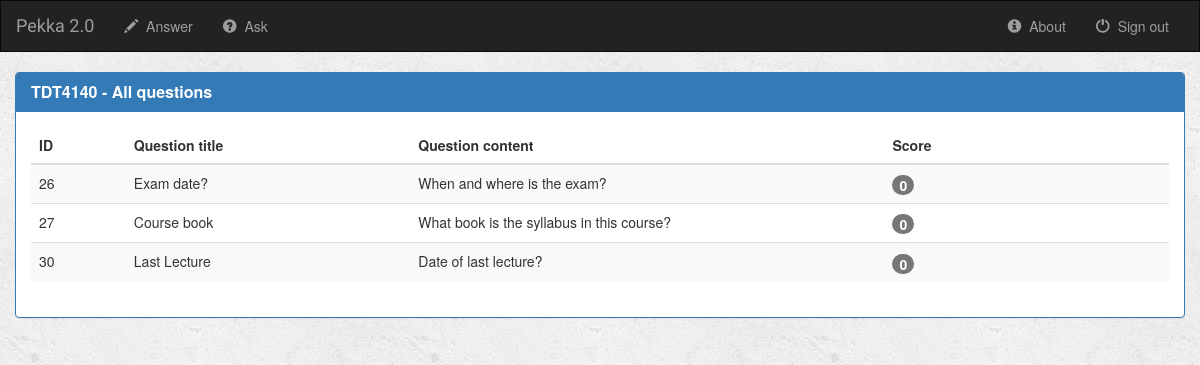
Before: /pekka/TDT4140_answer/ with the older database file.
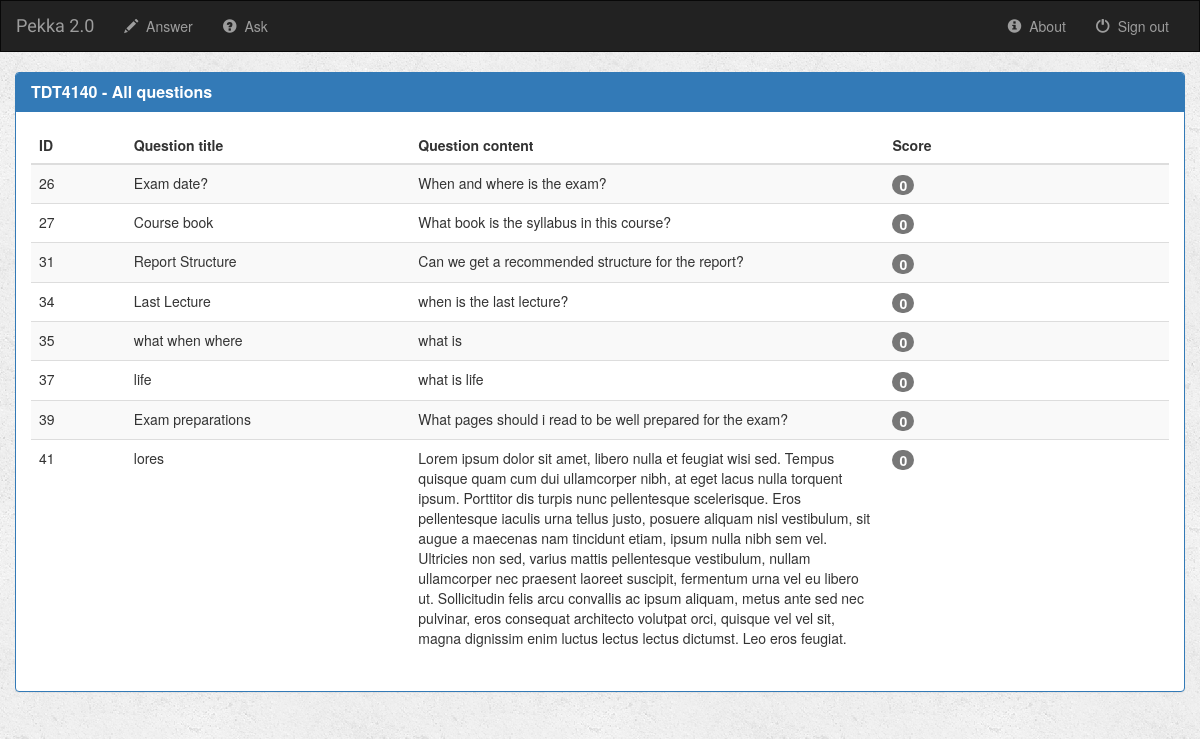
After: the same page with the newer database file.
### pekka/models.py (models this page shows, shortened)
class Question(models.Model):
    author = models.ForeignKey(User, default=1)
    question_title = models.CharField(max_length=100)
    question_content = models.CharField(max_length=2000)
    is_answered = models.BooleanField(default=False)
    sub_code = models.CharField(max_length=10)
    ask_time = models.DateTimeField(default='2017-4-17T09:21:31+0000')
    def get_score(self):
        up = QuestionVotes.objects.filter(question=self, val=+1)
        down = QuestionVotes.objects.filter(question=self, val=-1)
        res = up.count()-down.count()
        return res

### pekka/views.py (the view)
def course_answer(request, sub_code):
    all_questions_with_sub_code = Question.objects.filter(sub_code=sub_code)
    context = {
        'all_questions_with_sub_code': all_questions_with_sub_code,
        'sub_code': sub_code
    }
    return render(request, 'courses/course_answer.html', context=context)

### pekka/templates/courses/course_answer.html (shortened to what this page needs)
{% extends 'html_pages/base.html' %}
{% block body %}
<div class="container-fluid">
    <div class="row">
        <div class="col-sm-12">
            {% if all_questions_with_sub_code %}
                <div class="panel panel-primary">
                    <div class="panel-heading">
                        <h3 class="panel-title"><b>{{ sub_code }} - All questions</b></h3>
                    </div>
                    <div class="panel-body">
                        <table class="table table-striped table-hover">
                            <thead>
                            <tr>
                                <th class="col-sm-1">ID</th>
                                <th class="col-sm-3">Question title</th>
                                <th class="col-sm-5">Question content</th>
                                <th class="col-sm">Score</th>
                            </tr>
                            </thead>
                            <tbody>
                            {% for question in all_questions_with_sub_code|dictsortreversed:"get_score" %}
                                <tr class="clickable_row" data-href="{% url 'pekka:detail' question.id %}">
                                    <td>{{ question.id }}</td>
                                    <td>{{ question.question_title }}</td>
                                    <td>{{ question.question_content }}</td>
                                    <td><span class="badge tablebadge" id="tablebadge">{{ question.get_score }}</span></td>
                                </tr>
                            {% endfor %}
                            </tbody>
                        </table>
                    </div>
                </div>
            {% else %}
                <div class="col-sm-4 centerpanel">
                    <div class="alert alert-danger" role="alert" align="center">
                        <p><strong>There are no questions asked in this subject yet</strong></p>
                    </div>
                </div>
            {% endif %}
        </div>
    </div>
</div>
{% endblock %}

Changed rows visible on the page:
removed Question: id "30", question_title "Last Lecture", question_content "Date of last lecture?", get_score "0"
added Question: id "31", question_title "Report Structure", question_content "Can we get a recommended structure for the report?", get_score "0"
added Question: id "34", question_title "Last Lecture", question_content "when is the last lecture?", get_score "0"
added Question: id "35", question_title "what when where", question_content "what is", get_score "0"
added Question: id "37", question_title "life", question_content "what is life", get_score "0"
added Question: id "39", question_title "Exam preparations", question_content "What pages should i read to be well prepared for the exam?", get_score "0"
added Question: id "41", question_title "lores", question_content "Lorem ipsum dolor sit amet, libero nulla et feugiat wisi sed. Tempus quisque quam cum dui ullamcorper nibh, at eget lacus nulla torquent ipsum. Porttitor dis turpis nunc pellentesque scelerisque. Eros pellentesque iaculis urna tellus justo, posuere aliquam nisl vestibulum, sit augue a maecenas nam tincidunt etiam, ipsum nulla nibh sem vel. Ultricies non sed, varius mattis pellentesque vestibulum, nullam ullamcorper nec praesent laoreet suscipit, fermentum urna vel eu libero ut. Sollicitudin felis arcu convallis ac ipsum aliquam, metus ante sed nec pulvinar, eros consequat architecto volutpat orci, quisque vel vel sit, magna dignissim enim luctus lectus lectus dictumst. Leo eros feugiat.", get_score "0"
